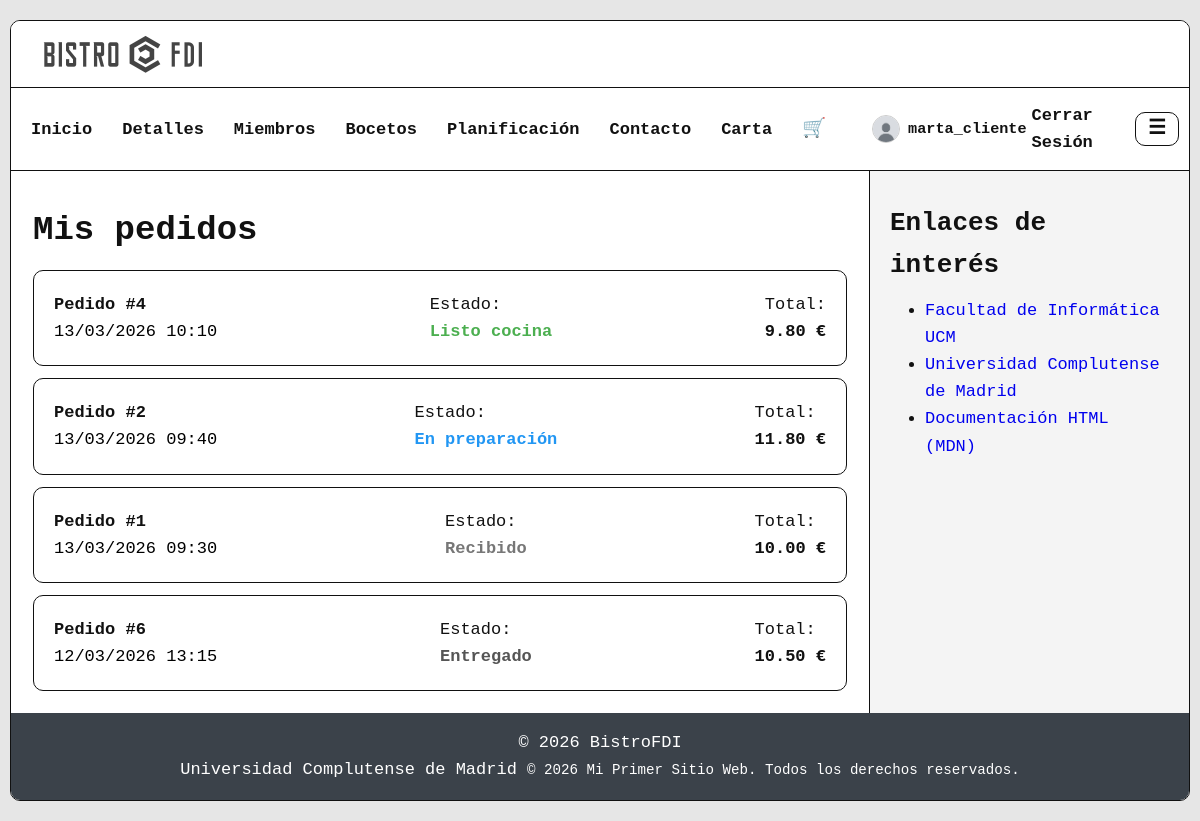
Page /includes/vistas/usuarios/mis_pedidos.php (signed in) on the committed database.
### tables this page shows
CREATE TABLE pedidos (
    id INT AUTO_INCREMENT PRIMARY KEY,
    numero_pedido INT NOT NULL,
    id_cliente INT,
    id_cocinero INT,
    fecha_hora DATETIME DEFAULT CURRENT_TIMESTAMP,
    estado ENUM('nuevo', 'recibido', 'en preparación', 'cocinando', 'listo cocina', 'terminado', 'entregado') DEFAULT 'nuevo',
    tipo ENUM('local', 'llevar') NOT NULL,
    total DECIMAL(10, 2) NOT NULL,
     
    subtotal_sin_descuento DECIMAL(10,2) NOT NULL DEFAULT 0,
    descuento_total DECIMAL(10,2) NOT NULL DEFAULT 0,
    id_oferta_aplicada INT NULL,
    FOREIGN KEY (id_cliente) REFERENCES usuarios(id),
    FOREIGN KEY (id_cocinero) REFERENCES usuarios(id), 
    FOREIGN KEY (id_oferta_aplicada) REFERENCES ofertas(id)
);

### includes/app/sa/PedidoSA.php (called while the page is built, shortened)
<?php
require_once RAIZ_APP . '/includes/app/dao/PedidoDAO.php';
class PedidoSA {
    private static function dao(): PedidoDAO {
        $conn = Aplicacion::getInstance()->getConexionBd();
        return new PedidoDAO($conn);
    }
    public static function listarPorCliente(int $idCliente): array {
        return self::dao()->findByCliente($idCliente);
    }
}

### includes/app/dao/PedidoDAO.php (called while the page is built, shortened)
<?php
require_once RAIZ_APP . '/includes/app/dto/PedidoDTO.php';
class PedidoDAO {
     public function findByCliente(int $idCliente): array{
        $sql = "SELECT id, numero_pedido, id_cliente, id_cocinero, fecha_hora, estado, tipo, total
                FROM pedidos
                WHERE id_cliente = ?
                ORDER BY fecha_hora DESC";
        $stmt = $this->conn->prepare($sql);
        $stmt->bind_param('i', $idCliente);
        if (!$stmt->execute()) throw new RuntimeException("Error execute (findByCliente): " . $stmt->error);
        $rs = $stmt->get_result();
        $res = [];
        while ($row = $rs->fetch_assoc()) {
            $res[] = new PedidoDTO(
                (int)$row['id'],
                (int)$row['numero_pedido'],
                (int)$row['id_cliente'],
                (int)$row['id_cocinero'],
                (string)$row['fecha_hora'],
                (string)$row['estado'],
                (string)$row['tipo'],
                (float)$row['total']
            );
        }
        return $res;
    }
}

### includes/app/dto/PedidoDTO.php (called while the page is built, shortened)
<?php
class PedidoDTO{
    public function getNumeroPedido(): int { return $this->numeroPedido; }
    public function getFechaHora(): string { return $this->fechaHora; }
    public function getEstado(): string { return $this->estado; }
    public function getTotal(): float { return $this->total; }
}

### includes/vistas/usuarios/mis_pedidos.php (the view, shortened to what this page needs)
<?php
require_once RAIZ_APP . '/includes/app/sa/PedidoSA.php';
$idCliente = (int)($_SESSION['usuario_id'] ?? 0);
$pedidos = PedidoSA::listarPorCliente($idCliente);
?>
<section class="ger-wrap">
<h1>Mis pedidos</h1>
<?php if (empty($pedidos)): ?>
<div class="card stack text-center p-30">
<p class="muted">No tienes pedidos activos en este momento.</p>
<a class="btn" href="<?= RUTA_APP ?>/includes/vistas/usuarios/categorias_listar.php">
Ver la carta
</a>
</div>
<?php else: ?>
<div class="stack">
<?php foreach ($pedidos as $p): ?>
<?php
$estado = $p->getEstado();
$estadoClass = 'user-order-status-default';
if ($estado === 'en preparación') $estadoClass = 'user-order-status-preparacion';
if ($estado === 'listo cocina') $estadoClass = 'user-order-status-listo';
if ($estado === 'entregado') $estadoClass = 'user-order-status-entregado';
?>
<div class="card p-20">
<div class="user-order-head">
<div>
<strong>Pedido #<?= $p->getNumeroPedido() ?></strong><br>
<span class="muted">
<?= date('d/m/Y H:i', strtotime($p->getFechaHora())) ?>
</span>
</div>
<div>
Estado:<br>
<strong class="<?= $estadoClass ?>">
<?= ucfirst($estado) ?>
</strong>
</div>
<div>
Total:<br>
<strong><?= number_format($p->getTotal(),2) ?> €</strong>
</div>
</div>
</div>
<?php endforeach; ?>
</div>
<?php endif; ?>
</section>
<?php
require RAIZ_APP . '/includes/vistas/common/plantilla.php';

### css/estilo.css (style rules this page uses)
* { box-sizing: border-box; margin: 0; padding: 0; }
html, body { min-height: 100%; height: auto; }
body { background: #E6E6E6; color: #111; font-family: ui-monospace, SFMono-Regular, Menlo, Monaco, Consolas, "Liberation Mono", "Courier New", monospace; font-size: 17px; line-height: 1.6; overflow: auto; }
h1 { margin: 10px 0 12px; font-size: 34px; }
.card { padding: 16px; background: #fff; border: 1px solid #111; border-radius: 10px; }
.stack > * + * { margin-top: 12px; }
.muted { color: #000; }
.ger-wrap { width: 100%; }
.p-20 { padding: 20px; }
.p-20 { padding:20px; }
.user-order-head { display: flex; justify-content: space-between; align-items: center; flex-wrap: wrap; gap: 10px; }
.user-order-status-default { color: #777; }
.user-order-status-preparacion { color: #2196F3; }
.user-order-status-listo { color: #4CAF50; }
.user-order-status-entregado { color: #555; }
html { scroll-behavior: smooth; }

### rows in the picture
pedidos: numero_pedido "4", fecha_hora "13/03/2026 10:10", estado "Listo cocina", total "9.80"
pedidos: numero_pedido "2", fecha_hora "13/03/2026 09:40", estado "En preparación", total "11.80"
pedidos: numero_pedido "1", fecha_hora "13/03/2026 09:30", estado "Recibido", total "10.00"
pedidos: numero_pedido "6", fecha_hora "12/03/2026 13:15", estado "Entregado", total "10.50"

### other values in the picture
$nombreUsuarioEsc "marta_cliente"
